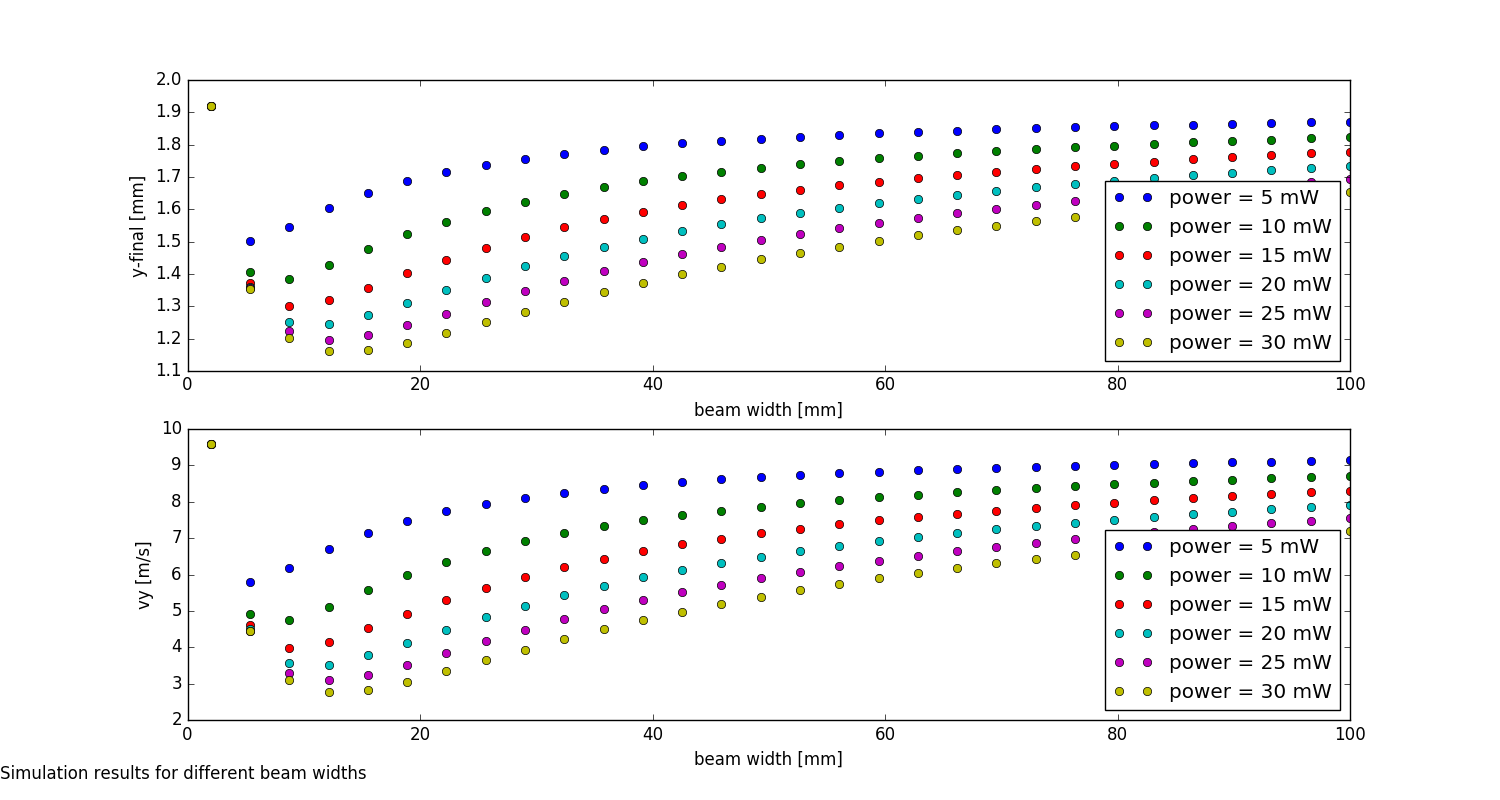

The Python source for this figure:
import numpy as np 
import matplotlib.pyplot as plt 

import os
from os.path import isfile

simulations_dir = ""
powers = range(100)

powers_calc = [x for x in powers if isfile(simulations_dir+"power"+str(x)+".txt")]
powers_calc.sort()

files = [simulations_dir+"power"+str(x)+".txt" for x in powers_calc]
#print(files)

data = np.array([np.loadtxt(file) for file in files])


fig1 = plt.figure(figsize=(15,8))
ax1 = fig1.add_subplot(211)
for i in range(len(data)):
	ax1.plot(2*10**3*data[i,:,0], 10**3*data[i,:,1],"o") #convert everything to mm
	# beam width is now given as the real width, NOT radius
	

ax1.set_xlabel('beam width [mm]')
ax1.set_ylabel('y-final [mm]')
ax1.legend(["power = "+str(x)+" mW" for x in powers_calc],loc="lower right")

ax2 = fig1.add_subplot(212)

for i in range(len(data)):
	ax2.plot(2*10**3*data[i,:,0], data[i,:,2],"o") #convert beam rad to mm
	# beam width is now given as the real width, NOT radius

ax2.set_xlabel('beam width [mm]')
ax2.set_ylabel('vy [m/s]')
ax2.legend(["power = "+str(x)+" mW" for x in powers_calc],loc="lower right")

fig1_description = """
Simulation results for different beam widths
"""

fig1.text(0,0,fig1_description)
#fig.tight_layout()
fig1.savefig("resultsplot.png")
fig1.savefig("resultsplot.eps")

plt.show()